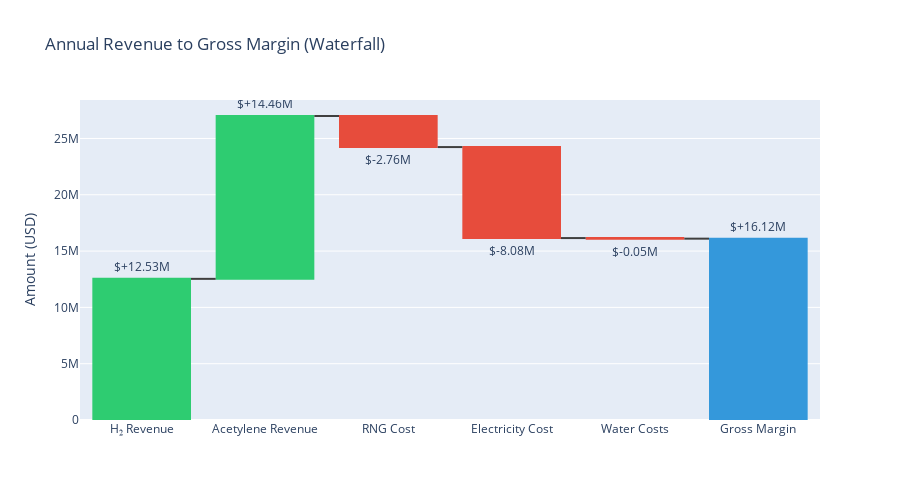

Notebook code cell kept with this figure:
### Code cell
# Create waterfall showing revenue to profit flow
categories = [
    'H₂ Revenue',
    'Acetylene Revenue',
    'RNG Cost',
    'Electricity Cost',
    'Water Costs',
    'Gross Margin'
]

values = [
    h2_revenue,
    cb_revenue,
    -rng_cost,
    -electricity_cost,
    -(cooling_water_cost + process_water_cost),
    0  # Will be calculated as total
]

fig = go.Figure(go.Waterfall(
    name="Annual Economics",
    orientation="v",
    measure=["relative", "relative", "relative", "relative", "relative", "total"],
    x=categories,
    y=values[:-1] + [gross_margin],
    text=[f'${v/1e6:+.2f}M' if v != 0 else f'${gross_margin/1e6:.2f}M' for v in values[:-1] + [gross_margin]],
    textposition="outside",
    connector={"line": {"color": "rgb(63, 63, 63)"}},
    increasing={"marker": {"color": "#2ecc71"}},
    decreasing={"marker": {"color": "#e74c3c"}},
    totals={"marker": {"color": "#3498db"}}
))

fig.update_layout(
    title="Annual Revenue to Gross Margin (Waterfall)",
    yaxis_title="Amount (USD)",
    showlegend=False,
    height=500
)

fig.show()

print(f"\n📊 Annual Economics Summary:")
print(f"   Total Revenue:        ${total_revenue/1e6:>6.2f}M")
print(f"   Variable Costs:       ${variable_opex/1e6:>6.2f}M")
print(f"   ─────────────────────────────────")
print(f"   Gross Margin:         ${gross_margin/1e6:>6.2f}M")
print(f"   Gross Margin %:       {gross_margin/total_revenue*100:>6.1f}%")
print(f"\n   Note: This excludes fixed costs (labor, maintenance, overhead)")

### Figure 1 — Plotly figure (JSON) as saved in the notebook; plotly's stock layout.template omitted (floating-point values rounded to 4 significant figures)
{"data": [{"connector": {"line": {"color": "rgb(63, 63, 63)"}}, "decreasing": {"marker": {"color": "#e74c3c"}}, "increasing": {"marker": {"color": "#2ecc71"}}, "measure": ["relative", "relative", "relative", "relative", "relative", "total"], "name": "Annual Economics", "orientation": "v", "text": ["$+12.53M", "$+14.46M", "$-2.76M", "$-8.08M", "$-0.05M", "$+16.12M"], "textposition": "outside", "totals": {"marker": {"color": "#3498db"}}, "type": "waterfall", "x": ["H₂ Revenue", "Acetylene Revenue", "RNG Cost", "Electricity Cost", "Water Costs", "Gross Margin"], "y": [12530000.0, 14460000.0, -2759000.0, -8081000.0, -51730.0, 16120000.0]}], "layout": {"height": 500, "showlegend": false, "title": {"text": "Annual Revenue to Gross Margin (Waterfall)"}, "yaxis": {"title": {"text": "Amount (USD)"}}}}
